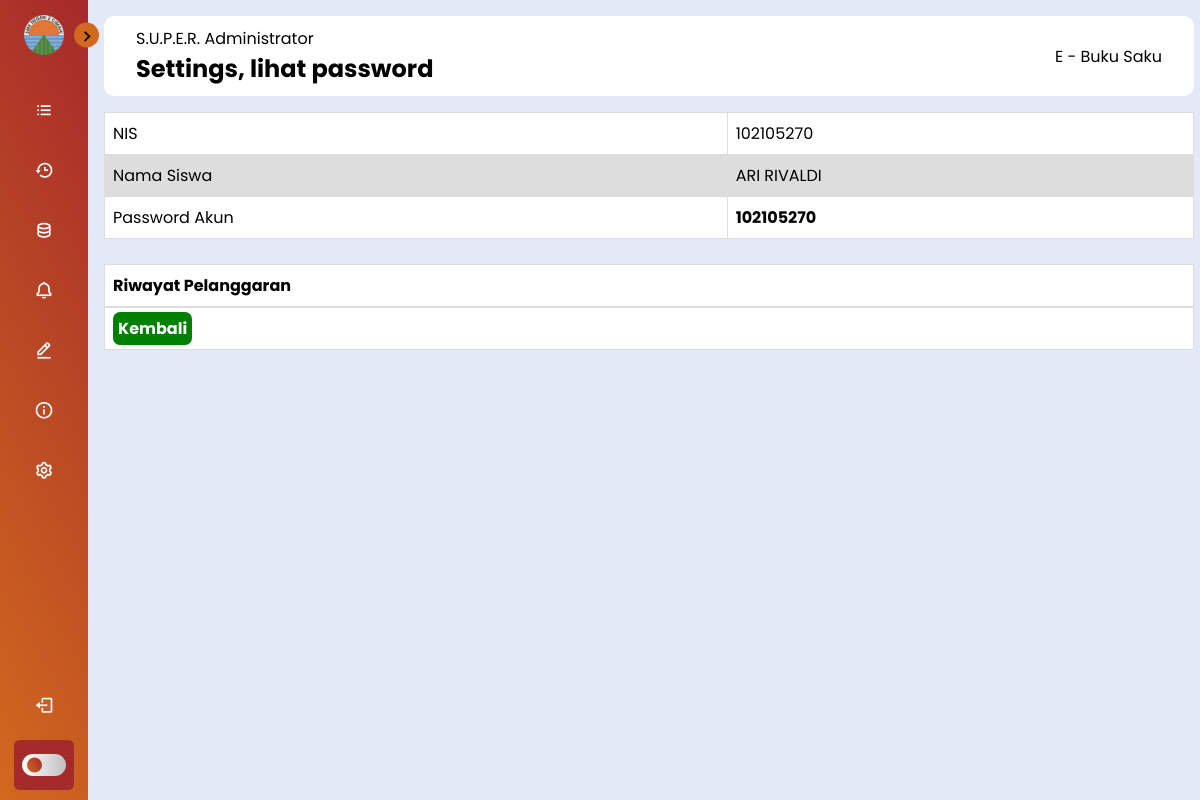
The app's page /S.U.P.E.R/password-siswa.php?id=102105270 (signed in) with its own data.
### tables this page shows
CREATE TABLE `siswa` (
  `nis` int(11) NOT NULL,
  `password` varchar(20) NOT NULL,
  `nama` varchar(100) NOT NULL,
  `tingkat` int(2) NOT NULL,
  `jurusan` varchar(30) NOT NULL,
  `kelas` varchar(2) NOT NULL,
  `jenis_kelamin` enum('L','P') NOT NULL,
  `poin` int(5) NOT NULL,
  `batas_minus` int(11) NOT NULL
);

### S.U.P.E.R/password-siswa.php (the view, shortened to what this page needs)
<!DOCTYPE html>
<html lang="en">
<head>
    <link rel="stylesheet" href="styleBar.css">
    <link href='https://unpkg.com/boxicons@2.1.4/css/boxicons.min.css' rel='stylesheet'>
    <link rel="stylesheet" href="https://cdnjs.cloudflare.com/ajax/libs/
    font-awesome/6.4.0/css/all.min.css">
    <link rel="stylesheet" href="https://cdn.datatables.net/1.13.7/css/jquery.dataTables.min.css">
</head>
<body>
    <?php
    include "koneksi.php";
    $id=$_GET['id'];
    $sql=mysqli_query($conn, "SELECT * FROM siswa WHERE nis=$id");
  ?>
    <nav class="sidebar close">
        <header>
            <div class="image-text">
                <span class="image">
                    <img src="../img/smkn2cmi.png" alt="logo">
                </span>
            </div>
            <i class='bx bx-chevron-right toggle'></i>
        </header>
        <div class="menu-bar">
            <div class="menu">
                <ul class="menu-link">
                    <li class="nav-link">
                        <a href="admin-buksak.php">
                            <i class='bx bx-list-ul icon'></i>
                        </a>
                    </li>
                    <li class="nav-link">
                        <a href="data-kasus.php">
                            <i class='bx bx-history icon'></i>
                        </a>
                    </li>
                    <li class="nav-link">
                        <a href="kasus.php">
                            <i class='bx bx-data icon'></i>
                        </a>
                    </li>
                    <li class="nav-link">
                    <a href="notification.php">
                            <i class='bx bx-bell icon'></i>
                        </a>
                    </li>
                    <li class="nav-link">
                        <a href="hapus-pelanggaran.php">
                            <i class='bx bx-edit-alt icon'></i>
                        </a>
                    </li>
                    <li class="nav-link">
                        <a href="credit-buksak.php">
                            <i class='bx bx-info-circle icon'></i>
                        </a>
                    </li>
                    <li class="nav-link">
                        <a href="admin-settings.php">
                            <i class='bx bx-cog icon'></i>
                        </a>
                    </li>
                </ul>
            </div>
            <div class="bottom-content">
                <li class="">
                <a href="../index.php">
                        <i class='bx bx-log-out icon'></i>
                    </a>
                </li>
                <li class="mode">
                    <div class="moon-sun">
                    </div>
                    <div class="toggle-switch">
                        <span class="switch"></span>
                    </div>
                </li>
            </div>
        </div>
    </nav>
    <div class="main--content">
        <div class="header--wrapper">
            <div class="header--title">
                <span>S.U.P.E.R. Administrator</span>
                <h2>Settings, lihat password</h2>
            </div>
            <div class="header--title">
                <span>E - Buku Saku</span>
            </div>
        </div>
        <div>
            <form action="proses.php" method="POST" enctype="multipart/form-data">
                <table>
                    <tr>
                        <td>NIS</td>
                        <td>
                            <?php foreach ($sql as $nis) :?>
                            <?=$nis["nis"]; ?>
                            <?php endforeach;?>
                        </td>
                    </tr>
                    <tr>
                        <td>Nama Siswa</td>
                        <td>
                            <?php foreach ($sql as $nama) :?>
                            <?=$nama["nama"]; ?>
                            <?php endforeach;?>
                        </td>
                    </tr>
                    <tr>
                        <td>Password Akun</td>
                        <td>
                            <?php foreach ($sql as $nama) :?>
                            <b>
                                <?=$nama["password"]; ?>
                            </b>
                            <?php endforeach;?>
                        </td>
                    </tr>
                </table><br>
                <table>
                    <tr>
                        <td><b>Riwayat Pelanggaran</b></td>
                    </tr>
                </table>
                <table>
                    <tr>
                        <td>
                            <a href="view-password.php" class="css-button">Kembali</a>
                        </td>
                    </tr>
                </table>
            </form>
        </div>
    </div>
</body>
</html>

### S.U.P.E.R/styleBar.css (style rules this page uses)
* { font-family: 'Poppins', sans-serif; margin: 0; padding: 0; box-sizing: border-box; }
:root { --body-color: #E4E9F7; --sidebar-color: linear-gradient(240deg, brown, chocolate); --primary-color: chocolate; --primary-color-light: brown; --toggle-color: linear-gradient(270deg, silver, white); --text-color: #fff; --tran-02: all .2s ease; --tran-03: all .3s ease; --tran-04: all .4s ease; --tran-05: all .5s ease; }
body { height: 100vh; background: var(--body-color); transition: var(--tran-05); }
.sidebar { position: fixed; top: 0; left: 0; height: 100%; width: 250px; padding: 10px 14px; background: var(--sidebar-color); transition: var(--tran-05); z-index: 100; }
.sidebar.close { width: 88px; }
.sidebar .image { min-width: 60px; display: flex; align-items: center; justify-content: center; }
.sidebar li { height: 50px; margin-top: 10px; list-style: none; display: flex; align-items: center; }
.sidebar li .icon { display: flex; align-items: center; justify-content: center; min-width: 60px; font-size: 20px; }
.sidebar li .icon, .sidebar li .text { color: var(--text-color); transition: var(--tran-02); }
.sidebar .image-text img { width: 40px; border-radius: 6px; }
.sidebar header { position: relative; }
.sidebar header .image-text { display: flex; align-items: center; }
.sidebar header .toggle { position: absolute; top: 50%; right: -25px; transform: translateY(-50%) rotate(180deg); height: 25px; width: 25px; background: var(--primary-color); display: flex; align-items: center; justify-content: center; border-radius: 50%; color: var(--sidebar-color); font-size: 22px; transition: var(--tran-02); }
.sidebar.close header .toggle { transform: translateY(-50%); }
.sidebar .menu { margin-top: 15px; }
.sidebar li a { height: 100%; width: 100%; display: flex; align-items: center; text-decoration: none; border-radius: 6px; transition: var(--tran-04); }
.sidebar .menu-bar { height: calc(100% - 50px); display: flex; flex-direction: column; justify-content: space-between; }
.menu-bar .mode { position: relative; border-radius: 6px; background: var(--primary-color-light); }
.menu-bar .mode .moon-sun { height: 50px; width: 60px; display: flex; align-items: center; }
.menu-bar .mode .toggle-switch { position: absolute; right: 0; display: flex; align-items: center; justify-content: center; height: 100%; min-width: 60px; cursor: pointer; border-radius: 6px; background: var(--primary-color-light); transition: var(--tran-05); }
.toggle-switch .switch { position: relative; height: 22px; width: 44px; border-radius: 25px; background: var(--toggle-color); transition: var(--tran-05); }
.switch::before { content: ''; position: absolute; height: 15px; width: 15px; border-radius: 50%; top: 50%; left: 5px; transform: translateY(-50%); background: var(--sidebar-color); transition: var(--tran-03); }
.main--content { position: relative; width: 93.5%; margin-left: 88px; padding: 1rem; }
.header--wrapper { display: flex; justify-content: space-between; align-items: center; flex-wrap: wrap; background: #fff; border-radius: 10px; padding: 10px 2rem; margin-bottom: 1rem; }
.header--title { color: linear-gradient(brown, chocolate); }
table { font-family: arial, sans-serif; border-collapse: collapse; width: 100%; background-color: white; }

### S.U.P.E.R/password-siswa.php (style rules this page uses)
td, th { border: 1px solid #dddddd; text-align: left; padding: 8px; }
tr:nth-child(even) { background-color: #dddddd; }
.css-button { text-decoration: none; color: white; padding: 5px; background-color: red; border-radius: 7px; font-weight: 700; }
.css-button { text-decoration: none; color: white; padding: 5px; background-color: green; border-radius: 7px; font-weight: 700; }

### records on screen
siswa: nis "102105270", nama "ARI RIVALDI", password "102105270"
